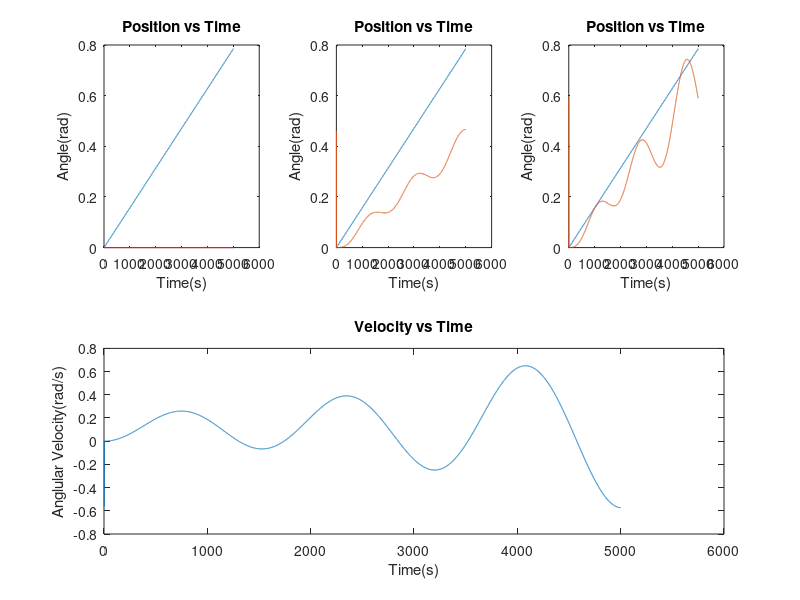
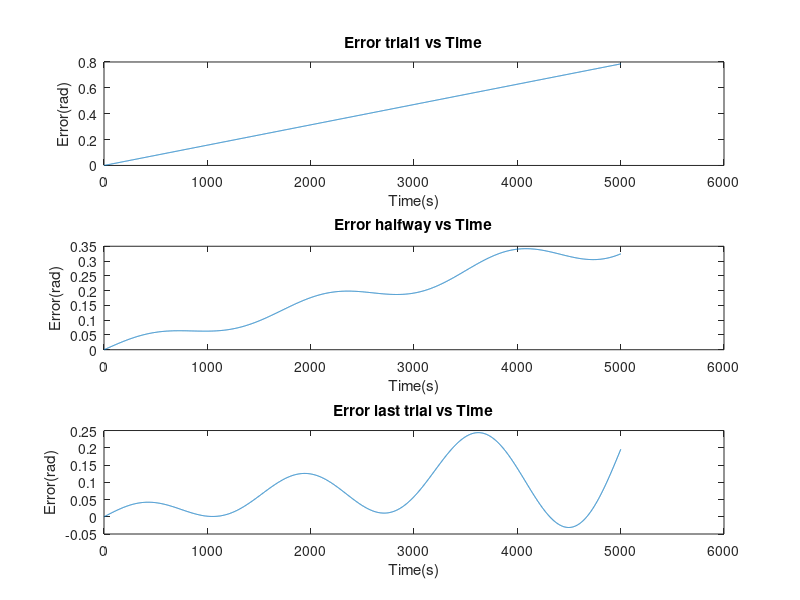

Write the MATLAB code that produced these figures, in order.
clear; clc; close all;

m=1;l=1;g=9.81;
ts=0.001;
tseries = 0:0.001:5;
n=120;
% %% Simple PID
% x0=-pi/2; dx0=0; yd=pi/2;
% x=x0; dx=dx0;
% kp=2;kd=0.5;ki=0.02;
% pos=[x]; vel=[dx];error=0;errord=0;
% 
% for i=1:length(tseries)
% M=m*l^2; C=0; G=m*g*l*sin(x);
% u=kp*(yd-x)+kd*(-dx)+ki*(error);
% ddx = (u-C*dx-G)/M;%ddx0 + 
% dx = dx+ddx*ts;
% x = x+dx*ts;
% error=error+(yd-x);
% errord=errord+(-dx);
% pos(end+1)=x;
% vel(end+1)=dx;
% end
% %%

x0=0; dx0=0; yd=linspace(0,pi/4,length(tseries)+1);%yd=linspace(0,pi/2,length(tseries)+1);
x=x0; dx=dx0;
r=0.12; a=1; %1.5*m*l^2;a=0.1;
pos=[x]; vel=[dx];error=0;derror=0;u0=zeros( 1, length(tseries));err=[];e(1,1)=0;
for j=1:n
    x=x0;dx=dx0;error=0;derror=0;errori=0;Fe=0;
for i=1:length(tseries)
    e(j,i) = yd(i)-x;
    M=m*l^2; C=0; G=m*g*l*sin(x);
    % u=u0(1,i)+r*(error)+a*derror;
    ddx = (u0(j,i)-C*dx-G)/M;
    dx = dx+ddx*ts;
    x = x+dx*ts;
    %x=rem(x,2*pi);
    % error=(yd-x);
    u0(j+1,i) = a*u0(j,i)+r*e(j,i);
    pos(end+1)=x;
    vel(end+1)=dx;
end
end
fig=figure();
subplot(2,3,1);
plot(yd);
title("Position vs Time");
xlabel("Time(s)");
ylabel("Angle(rad)");
hold on;
plot(pos(1:length(tseries)));
hold off;
subplot(2,3,2);
plot(yd);
title("Position vs Time");
xlabel("Time(s)");
ylabel("Angle(rad)");
hold on;
plot(pos(length(tseries)*n/2:length(tseries)*(n/2+1)));
hold off;
subplot(2,3,3);
plot(yd);
title("Position vs Time");
xlabel("Time(s)");
ylabel("Angle(rad)");
hold on;
plot(pos(length(tseries)*(n-1):length(tseries)*(n)));
hold off;
subplot(2,1,2);
plot(vel(length(tseries)*(n-1):length(tseries)*(n)));
title("Velocity vs Time");
xlabel("Time(s)");
ylabel("Anglular Velocity(rad/s)");
fig2=figure();
subplot(3,1,1);
plot(e(1,:));
title("Error trial1 vs Time");
xlabel("Time(s)");
ylabel("Error(rad)");
subplot(3,1,2);
plot(e(n/2,:));
title("Error halfway vs Time");
xlabel("Time(s)");
ylabel("Error(rad)");
subplot(3,1,3);
plot(e(n,:));
title("Error last trial vs Time");
xlabel("Time(s)");
ylabel("Error(rad)");